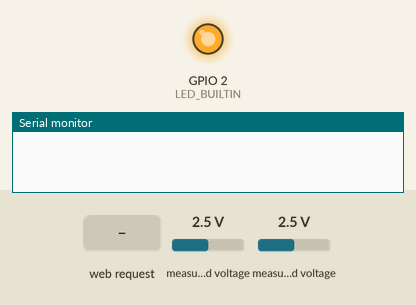
This sketch was run on a simulated ESP8266 (NodeMCU). Parts: output pins drawn as LEDs (lit = HIGH, except the on-board LED, lit = LOW), the last lines printed to the serial monitor. Inputs (shaded band) come from the test bench; at power-on: measured voltage 2.5 V. WiFi joins after 1.5 s; servers stay silent unless stated.

Above: at 0.0 s.
At 2.7 s:
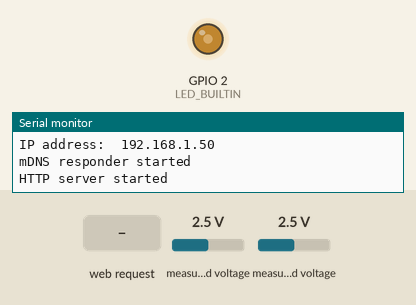
2.8 s: HTTP request GET / received
Timing chart, 0 to 11.8 s (numbered marks = the images above; inputs shaded):
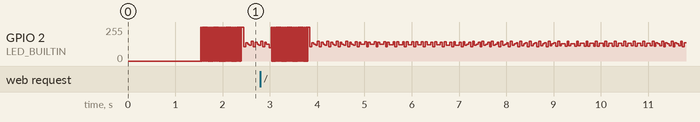

The sketch:

server-con-sensores-calibrados.ino
```cpp
#include <ESP8266WiFi.h>
#include <WiFiClient.h>
#include <ESP8266WiFiMulti.h>
#include <ESP8266mDNS.h>
#include <ESP8266WebServer.h>   // Include the WebServer library
#include <Wire.h>
#include <Adafruit_ADS1X15.h>   // Control del ADC
#include <ArduinoJson.h>
#include <Ticker.h>

#define MUESTRAS 50
#define ADS_ADDRESS 0x48
#define MEDIR 1
#define NO_MEDIR 0
//Lo que habia antes#define FREC_MUESTREO 0.0083/8 // esta en SEGUNDOS ESTE DIVIDO DOS ESTA FALOPA
#define FREC_MUESTREO 0.00833
//Por Voy a tomar una fmax=60 Hz => por nyquist fs = 120 Hz => 8.33 mS


Ticker timer_medir_adc;

Adafruit_ADS1115 ads;

ESP8266WiFiMulti wifiMulti;     // Create an instance of the ESP8266WiFiMulti class, called 'wifiMulti'

ESP8266WebServer server(80);    // Create a webserver object that listens for HTTP request on port 80

void handleRoot();              // function prototypes for HTTP handlers
void handleNotFound();
float tension_adc_2_tension_red(int16_t counts);
float tension_adc_2_corriente_red(int16_t counts);


const int capacity = JSON_ARRAY_SIZE(MUESTRAS+1) + 2*JSON_OBJECT_SIZE(MUESTRAS); // Hago espacio en memoria para el json
StaticJsonDocument<capacity> doc;

JsonObject root = doc.to<JsonObject>();

JsonArray json = root.createNestedArray("data");       // Creo el objecto Json

String output;                                    // Acá guardo la deserializacion del json


int a = 0;
int i = 0;
int flagAdc = MEDIR;
int adcBufferTension[MUESTRAS];
int adcBufferCorriente[MUESTRAS];
int period = 2;
unsigned long time_now = 0;

void leer_adc(){
  int state = digitalRead(LED_BUILTIN);  // get the current state of GPIO1 pin
  digitalWrite(LED_BUILTIN, !state);     // set pin to the opposite state
  /**
     COMO ESTAN CONECTADOS EN MI PLACA (LUCHO)
     CANAL 0 -----> SESNOR I
     CANAL 1 -----> SESNOR V
  **/
  if(flagAdc==MEDIR){
    time_now += period;
    adcBufferCorriente[i] = (int)tension_adc_2_corriente_red( ads.readADC_SingleEnded(0) );
    adcBufferTension[i]   = (int)tension_adc_2_tension_red  ( ads.readADC_SingleEnded(1) );
    i++;
  }
  if(i>=MUESTRAS)  // Si lleno el buffer
    flagAdc = NO_MEDIR;

}

void setup(void){

  pinMode(LED_BUILTIN, OUTPUT);
  Serial.begin(115200);         // Start the Serial communication to send messages to the computer
  delay(10);
  Serial.println('\n');

  Wire.begin();
  ads.begin();
  ads.setGain(GAIN_TWOTHIRDS);  // 2/3x gain +/- 6.144V  1 bit = 3mV      0.1875mV (default)

  wifiMulti.addAP("Fibertel WiFi017 2.4GHz", "0102017365");   // add Wi-Fi networks you want to connect to
  delay(10);
  Serial.println("Connecting ...");

  while (wifiMulti.run() != WL_CONNECTED) { // Wait for the Wi-Fi to connect: scan for Wi-Fi networks, and connect to the strongest of the networks above
    delay(250);
    Serial.print('.');
  }
  Serial.println('\n');
  Serial.print("Connected to ");
  Serial.println(WiFi.SSID());              // Tell us what network we're connected to
  Serial.print("IP address:\t");
  Serial.println(WiFi.localIP());           // Send the IP address of the ESP8266 to the computer

  if (MDNS.begin("esp8266")) {              // Start the mDNS responder for esp8266.local
    Serial.println("mDNS responder started");
  } else {
    Serial.println("Error setting up MDNS responder!");
  }

  server.on("/", handleRoot);               // Call the 'handleRoot' function when a client requests URI "/"
  server.onNotFound(handleNotFound);        // When a client requests an unknown URI (i.e. something other than "/"), call function "handleNotFound"

  server.begin();                           // Actually start the server
  Serial.println("HTTP server started");

  timer_medir_adc.attach(FREC_MUESTREO, leer_adc);
}

void loop(void){
  if(flagAdc==NO_MEDIR)
    server.handleClient();    // Listen for HTTP requests from clients
}

void handleRoot() {
  int pepe = 0;
  for(i=0;i<MUESTRAS;i++){
    json[i]["tension"] = adcBufferTension[i];
    json[i]["corriente"] = adcBufferCorriente[i];

  Serial.println(adcBufferCorriente[i]);

  if( i >=48)
    pepe = json[i]["corriente"];
  }

  i=0;
  serializeJson(root, output);
  server.send(200, "text/json", output);   // Send HTTP status 200 (Ok) and send some text to the browser/client
  Serial.println(output);
  output.clear();
  flagAdc = MEDIR;
}

void handleNotFound(){
  server.send(404, "text/plain", "404: Not found"); // Send HTTP status 404 (Not Found) when there's no handler for the URI in the request
}


float tension_adc_2_corriente_red(int16_t counts){
  float mean = 2.515f;
  float fsRange = 6.144f;
  float sqrt_2 = 1.41;
  float cte_sensor = 15.15; // VER DATASHEET P.7 YO TENGO SENSOR 20A

  return (  ( ((counts * (fsRange / 32768))- mean)* cte_sensor*sqrt_2 )*1000/1000.0f );
}
float tension_adc_2_tension_red(int16_t counts){
  float mean = 2.528f;
  float fsRange = 6.144f;
  float cte_sensor = 439.01; // VER FOTO HOJA MIA
  float sqrt_2 = 1.41;
  return (  ( ((counts * (fsRange / 32768))-mean)*cte_sensor*sqrt_2 )*1000/1000.0f );
}
```
